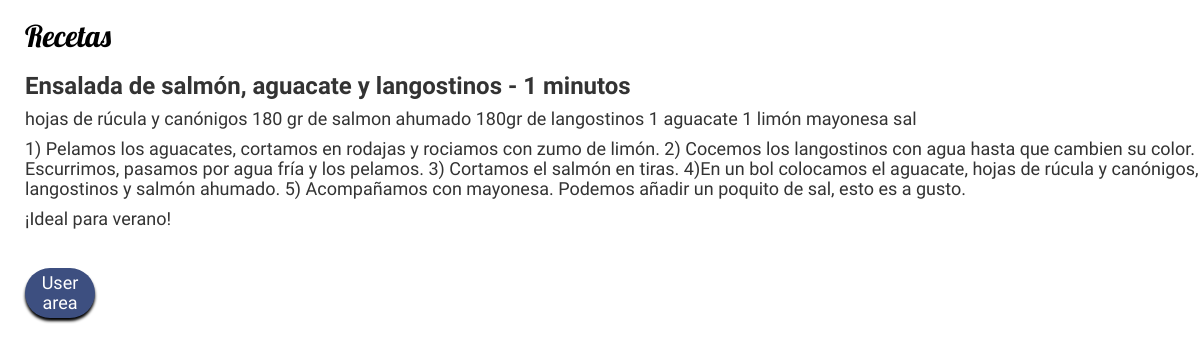
/verRecetas/3, run on the app's committed database.
### RecipesAndFun/models.py (models this page shows, shortened)
class receta(models.Model):
    nombre_receta= models.CharField(max_length=100)
    ingredientes= models.TextField(help_text='Escribe los ingredientes')
    preparacion= models.TextField(help_text='Preparación y pasos a seguir')
    tiempo_preparacion= models.IntegerField(help_text='Minutos para realizar la receta',default=60)
    receta_privada = models.BooleanField(default=False)
    review= models.CharField(help_text='Espacio para comentarios', max_length=1000, null=True,blank=True)
    rating= models.IntegerField
    fecha_publicacion= models.DateTimeField(blank=True, null=True)
    autor= models.ForeignKey(User, on_delete=models.CASCADE)

### RecipesAndFun/views.py (the view)
class RecipeDetail(DetailView):
    model = receta
    template_name = 'verReceta.html'
    def get_context_data(self, **kwargs):
        context = super(RecipeDetail, self).get_context_data(**kwargs)
        return context

### templates/verReceta.html (shortened to what this page needs)
{% load static %}
<head>
    <link rel="stylesheet" href="//maxcdn.bootstrapcdn.com/bootstrap/3.2.0/css/bootstrap.min.css">
    <link rel="stylesheet" href="//maxcdn.bootstrapcdn.com/bootstrap/3.2.0/css/bootstrap-theme.min.css">
    <link rel="stylesheet" href="{% static 'css/recipesandfun.css' %}">
    <h2>Recetas</h2>
</head>
<body>
    <div>
        <h3>{{ receta.nombre_receta }} - {{ receta.tiempo_preparacion }} minutos</h3>
        <h4>{{ receta.ingredientes }}</h4>
        <h4>{{ receta.preparacion }}</h4>
        <h4>{{ receta.review }}</h4>
    </div>
<br>
    <h4><a href="/welcome"class="button">User area </a></h4>
</body>

### static/css/recipesandfun.css (style rules this page uses)
h1, h2 { color: #000000; font-family: 'Lobster'; }
h3 { font-family: 'Abel', sans-serif; font-weight: bold; }
h4,h5 { font-family: 'Abel', sans-serif; }
a { color: #3d4f80; }
.button { background: #3d4f80; display: inline-block; font-family: 'Abel', sans-serif; width: 70px; margin:0px; padding:5px 0px; text-align: center; color: #FFFFFF; box-shadow: 0px 3px 3px #000000; border-radius: 50px; }
body { padding-left: 25px; background: url("https://venngage-wordpress.s3.amazonaws.com/uploads/2018/11/15-Presentation-Background-Examples16.jpeg"); background-attachment: fixed; }

### data on the page
receta: nombre_receta "Ensalada de salmón, aguacate y langostinos", tiempo_preparacion "1", ingredientes "hojas de rúcula y canónigos 180 gr de salmon ahumado 180gr de langostinos 1 aguacate 1 limón mayonesa sal", preparacion "1) Pelamos los aguacates, cortamos en rodajas y rociamos con zumo de limón. 2) Cocemos los langostinos con agua hasta que cambien su color. Escurrimos, pasamos por agua fría y los pelamos. 3) Cortamos el salmón en tiras. 4)En un bol colocamos el aguacate, hojas de rúcula y canónigos, langostinos y salmón ahumado. 5) Acompañamos con mayonesa. Podemos añadir un poquito de sal, esto es a gusto.", review "¡Ideal para verano!"
